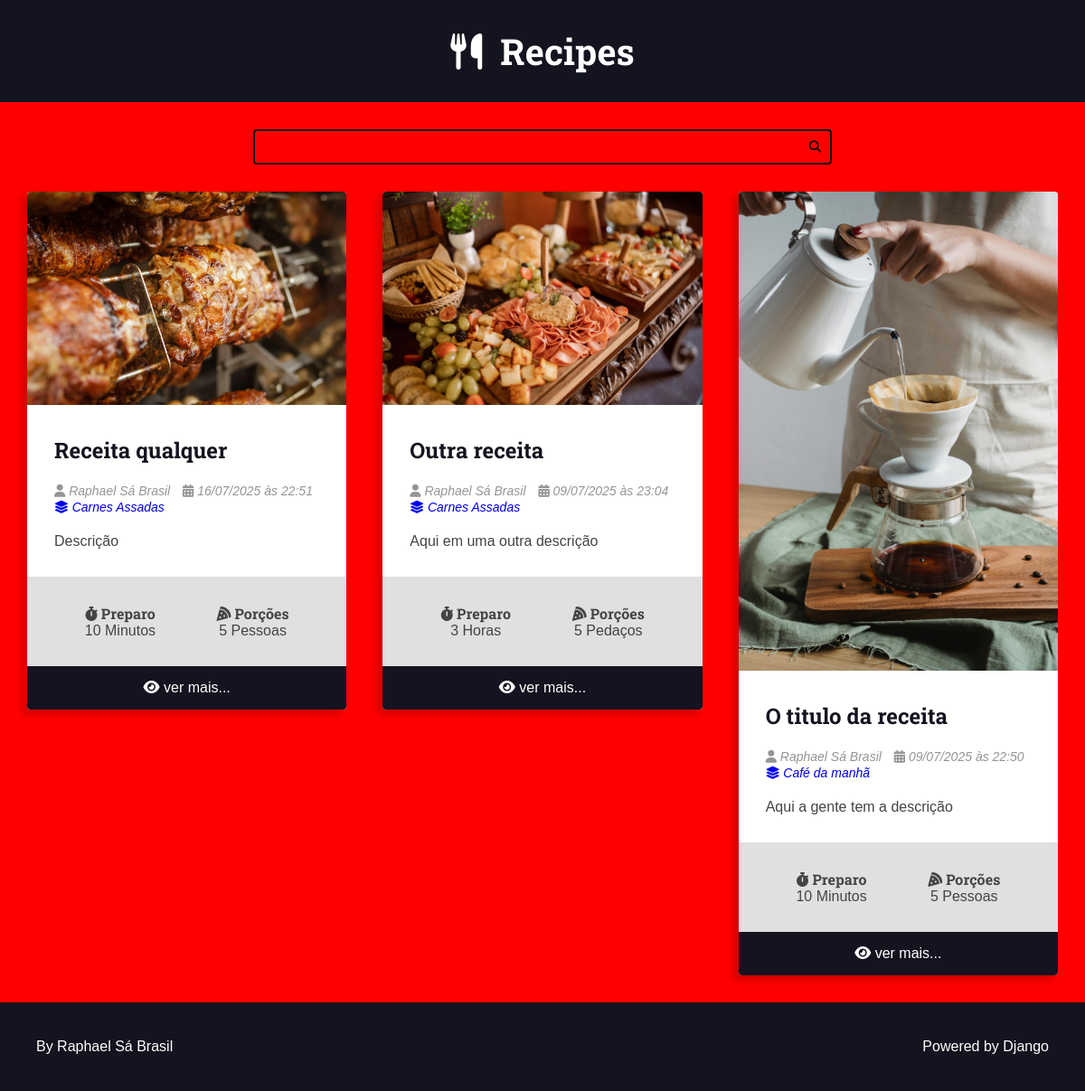
/, run on an earlier commit of the app's database.
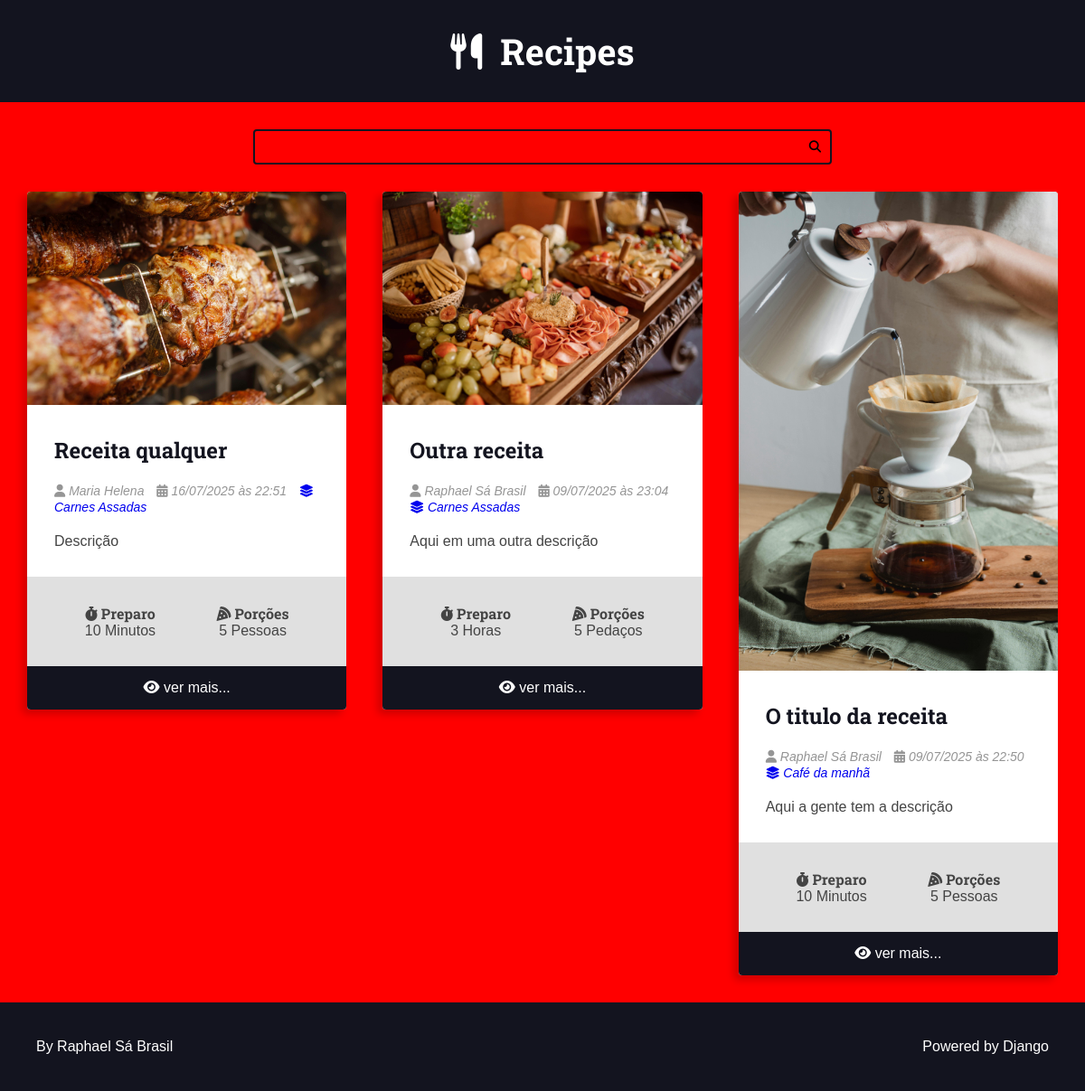
And on a later commit of the database.
### recipes/models.py (models this page shows, shortened)
class Recipe(models.Model):
    title = models.CharField(max_length=65)
    description = models.CharField(max_length=165)
    slug = models.SlugField(unique=True)
    preparation_time = models.IntegerField()
    preparation_time_unit = models.CharField(max_length=65)
    servings = models.IntegerField()
    servings_unit = models.CharField(max_length=65)
    preparation_steps = models.TextField()
    preparation_steps_is_html = models.BooleanField(default=False)
    created_at = models.DateTimeField(auto_now_add=True)
    updated_at = models.DateTimeField(auto_now=True)
    is_published = models.BooleanField(default=False)
    cover = models.ImageField(upload_to='recipes/covers/%Y/%m/%d', blank=True, default='')
    category = models.ForeignKey(
        Category, on_delete=models.SET_NULL, null=True, blank=True,
        default=None,
    )
    author = models.ForeignKey(
        User, on_delete=models.SET_NULL, null=True
    )

class Category(models.Model):
    name = models.CharField(max_length=65)

### recipes/views.py (the view)
# urls.py: 2. Add a URL to urlpatterns:  path('', views.home, name='home')
def home(request):  # noqa: E302
    recipes = Recipe.objects.filter(
        is_published=True,
    ).order_by('-id')
    return render(request, 'recipes/pages/home.html', context={
        'recipes': recipes,
    })

### recipes/templates/recipes/pages/home.html (shortened to what this page needs)
{% extends "global/base.html" %}
{% block content %}
<div class="main-content main-content-list container">
{% for recipe in recipes %}
    {% include "recipes/partials/recipe.html" %}
{% empty %}
    <div class="center m-y">
        <h1>No recipes found here 🥲</h1>
    </div>
{% endfor %}
</div>
{% endblock content %}

### recipes/templates/recipes/partials/recipe.html (shortened to what this page needs)
<div class="recipe recipe-list-item">
    {% if recipe.cover %}
        <div class="recipe-cover">
            <a href="{% url 'recipes:recipe' recipe.id %}">
                <img src="{{recipe.cover.url}}" alt="Temporário">
            </a>
        </div>
    {% endif %}
    <div class="recipe-title-container">
        <h2 class="recipe-title">
            <a href="{% url 'recipes:recipe' recipe.id %}">
                {{recipe.title}}
            </a>
        </h2>
    </div>
    <div class="recipe-author">
        {% if recipe.author is not None %}
            <span class="recipe-author-item">
                <i class="fas fa-user"></i>
                {% if recipe.author.first_name %}
                    {{recipe.author.first_name}} {{recipe.author.last_name}}
                {% else %}
                    {{recipe.author.username}}
                {% endif %}
            </span>
        {% endif %}
        <span class="recipe-author-item">
            <i class="fas fa-calendar-alt"></i>
            {{recipe.created_at|date:"d/m/Y"}} às {{recipe.created_at|date:"H:i"}}
        </span>
        {% if recipe.category is not None %}
            <span class="recipe-author-item">
                <a href="{% url 'recipes:category' recipe.category.id %}">
                    <i class="fas fa-layer-group"></i>
                    <span>{{recipe.category.name}}</span>
                </a>
            </span>
        {% endif %}
    </div>
    <div class="recipe-content">
        <p>{{recipe.description}}</p>
    </div>
    <div class="recipe-meta-container">
        <div class="recipe-meta recipe-preparation">
            <h3 class="recipe-meta-title"><i class="fas fa-stopwatch"></i> Preparo</h3>
            <div class="recipe-meta-text">
                {{recipe.preparation_time}} {{recipe.preparation_time_unit}}
            </div>
        </div>
        <div class="recipe-meta recipe-servings">
            <h3 class="recipe-meta-title"><i class="fas fa-pizza-slice"></i> Porções</h3>
            <div class="recipe-meta-text">
                {{recipe.servings}} {{recipe.servings_unit}}
            </div>
        </div>
    </div>
    {% if is_detail_page is not True %}
        <footer class="recipe-footer">
            <a class="recipe-read-more button button-dark button-full-width" href="{% url 'recipes:recipe' recipe.id %}">
                <i class="fas fa-eye"></i>
                <span>ver mais...</span>
            </a>
        </footer>
    {% endif %}
</div>

What changed in the data, as far as the page shows it:
changed Recipe "Receita qualquer": author.first_name "Raphael" → "Maria"; author.last_name "Sá Brasil" → "Helena"
